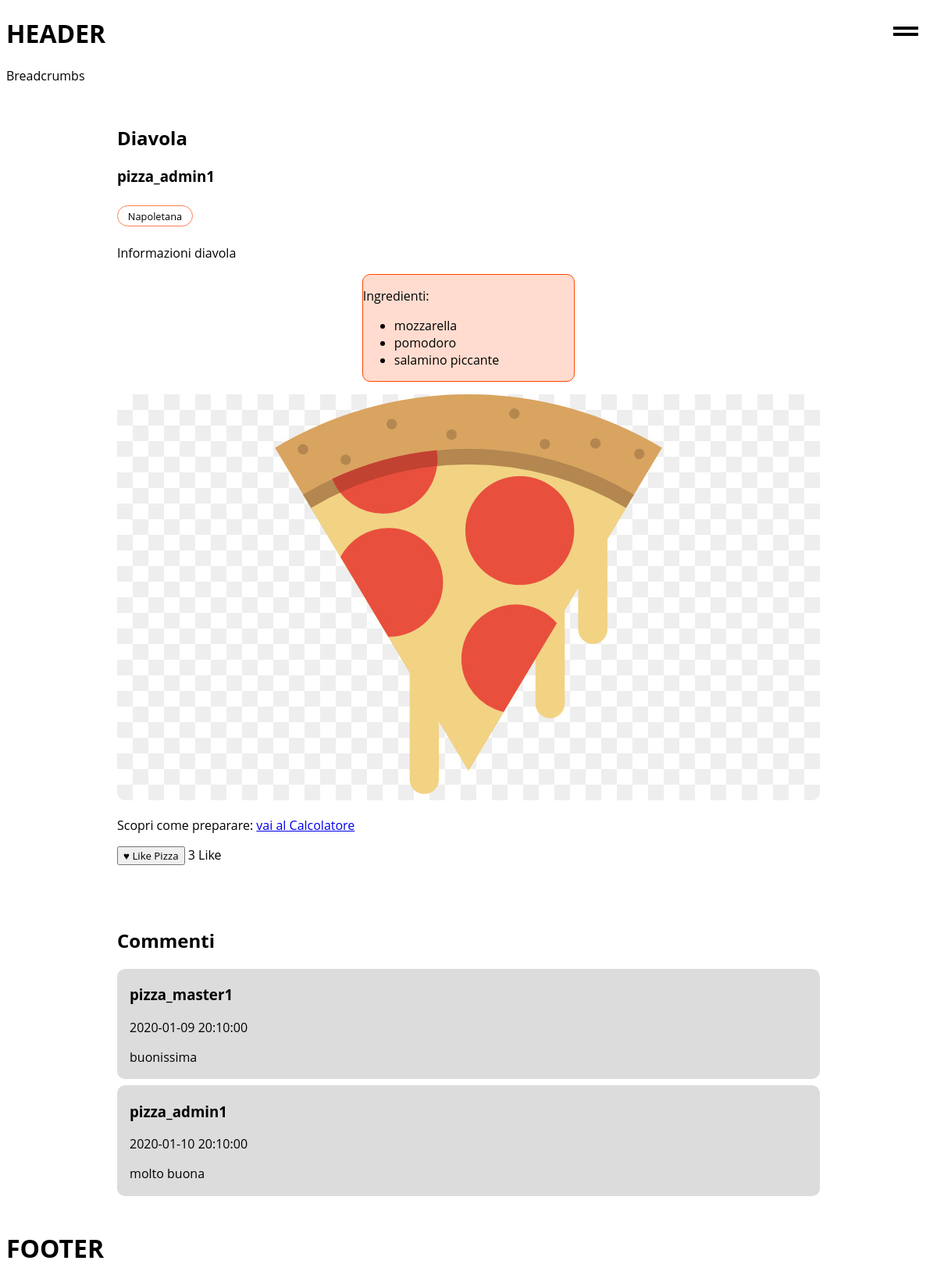
The page /pages/php/ricetta.php?id=1 on the database its author committed.
### tables this page shows
CREATE TABLE ricette (
    id INT AUTO_INCREMENT,
    nome VARCHAR(50) NOT NULL,
    vegetariana BOOLEAN DEFAULT FALSE,
    tipo VARCHAR(20) NOT NULL, 
    ingredienti TEXT NOT NULL,
    informazioni TEXT NOT NULL,
    autore INT NOT NULL,
    nome_immagine VARCHAR(255) DEFAULT "default.jpg",
    PRIMARY KEY (id),
    UNIQUE (nome),
    FOREIGN KEY (autore) REFERENCES utenti (id)
);

CREATE TABLE utenti (
    id INT AUTO_INCREMENT,
    email VARCHAR(50) NOT NULL,
    pword VARCHAR(256) NOT NULL,
    username VARCHAR(20) NOT NULL,
    is_admin BOOLEAN DEFAULT FALSE,
    PRIMARY KEY (id),
    UNIQUE (username)
);

### scripts/php/replace.php (called while the page is built)
<?php
function replace($string_input, $array_replacements) {
  foreach ($array_replacements as $key => $value) {
    $string_input = str_replace($key, $value, $string_input);
  }
  return $string_input;
}
?>

### pages/php/ricetta.php (the view, shortened to what this page needs)
<?php
require_once(__DIR__ . "/../../scripts/php/replace.php");
$ricetta_id = $_GET['id'];
$sql = "SELECT utenti.username AS autore,
               ricette.nome AS nome,
               ricette.tipo AS tipo,
               ricette.vegetariana AS vegetariana,
               ricette.informazioni AS informazioni,
               ricette.ingredienti AS ingredienti,
               ricette.nome_immagine AS immagine
        FROM ricette JOIN utenti ON ricette.autore=utenti.id
        WHERE ricette.id=\"$ricetta_id\"";
$result = $GLOBALS["db_connection"]->query($sql);
$row = $result->fetch_assoc();
$ricetta_nome = $row["nome"];
$ricetta_autore = $row["autore"];
$ricetta_tipo = $row["tipo"];
$ricetta_informazioni = $row["informazioni"];
$ricetta_immagine = $row["immagine"];
$ricetta_vegetariana = "";
$ricetta_ingredienti = "";
$ingredienti = $row["ingredienti"];
$array_ingredienti = explode(',', $ingredienti);
foreach ($array_ingredienti as $ingrediente) {
  $ingrediente = trim($ingrediente);
  $html_ingrediente = file_get_contents(__DIR__ . "/../html/components/ricetta_ingrediente.html");
  $html_ingrediente = str_replace("<placeholder_sql_ricetta_ingrediente />", $ingrediente, $html_ingrediente);
  $ricetta_ingredienti .= $html_ingrediente . "\n";
}
$sql = "SELECT COUNT(*) AS n_likes
        FROM likes JOIN ricette ON likes.ricetta=ricette.id
        WHERE ricette.id=\"$ricetta_id\"";
$result = $GLOBALS["db_connection"]->query($sql);
$row = $result->fetch_assoc();
$ricetta_likes = $row["n_likes"];
$ricetta_commenti = "";
$html_ricetta_commento_template = file_get_contents(__DIR__ . "/../html/components/ricetta_commento.html");
$sql = "SELECT commenti.contenuto AS contenuto,
               commenti.data_ora AS data_ora,
               utenti.username AS username
        FROM commenti JOIN utenti ON commenti.autore=utenti.id
        WHERE commenti.ricetta=\"$ricetta_id\"";
$result = $GLOBALS["db_connection"]->query($sql);
while ($row = $result->fetch_assoc()) {
  $replacements_commento = [
    "<placeholder_sql_ricetta_commento_username />" => $row["username"],
    "<placeholder_sql_ricetta_commento_dataora />" => $row["data_ora"],
    "<placeholder_sql_ricetta_commento_contenuto />" => $row["contenuto"]
  ];
  $html_ricetta_commento = replace($html_ricetta_commento_template, $replacements_commento);
  $ricetta_commenti .= $html_ricetta_commento . "\n";
}
$page = file_get_contents(__DIR__ . "/../html/ricetta.html");
$replacements = [
  "<placeholder_head_default_tags />" => file_get_contents(__DIR__ . "/../html/components/head_default_tags.html"),
  "<placeholder_header />" => file_get_contents(__DIR__ . "/../html/components/header.html"),
  "<placeholder_footer />" => file_get_contents(__DIR__ . "/../html/components/footer.html"),
  "<placeholder_breadcrumbs />" => file_get_contents(__DIR__ . "/../html/components/breadcrumbs.html"),
  "<placeholder_nav />" => file_get_contents(__DIR__ . "/../html/components/nav.html"),
  "<placeholder_sql_ricetta_nome />" => $ricetta_nome,
  "<placeholder_sql_ricetta_autore />" => $ricetta_autore,
  "<placeholder_sql_ricetta_tipo />" => $ricetta_tipo,
  "<placeholder_sql_ricetta_vegetariana_tag />" => $ricetta_vegetariana,
  "<placeholder_sql_ricetta_informazioni />" => $ricetta_informazioni,
  "<placeholder_sql_ricetta_ingredienti />" => $ricetta_ingredienti,
  "<placeholder_sql_ricetta_immagine />" => $ricetta_immagine,
  "<placeholder_sql_likes />" => $ricetta_likes,
  "<placeholder_sql_ricetta_commenti />" => $ricetta_commenti
];
echo replace($page, $replacements);
?>

### styles/style.css (style rules this page uses)
main { width: fit-content; max-width: 1024px; margin: auto; padding: 1em; }
.ricette-tags { padding: 0; }
.ricetta-tag-pizza { display: inline-block; list-style-type: none; padding: 0.3em 1em; margin: 0.5em 0em; border-radius: 5em; border: 1px solid coral; font-size: 0.8em; }
.ricetta-image { width: 100%; border-radius: 10px; }
.commenti { margin-top: 5em; }
.commento { background-color: rgb(220, 220, 220); border-radius: 10px; padding: 0.1em 1em; margin: 0.5em 0em; }
.ricetta-ingredienti-container { width: fit-content; margin: 1em auto; padding-right: 6em; background-color: rgb(255, 220, 207); border: 1px solid orangered; border-radius: 10px; }
* { font-family: "Open Sans", sans-serif; }
#main-navigation-toggle ~ label { cursor: pointer; position: fixed; right: 1rem; top: 1rem; z-index: 100; background-color: white; }
#main-navigation-toggle ~ label span { display: block; height: 2rem; padding: 0.5rem; position: relative; transition: transform calc(var(--td) * 3) var(--te); width: 2rem; }
#main-navigation-toggle ~ label span::before, #main-navigation-toggle ~ label span::after { background-color: #000; bottom: 0; content: ""; height: 4px; margin: auto; position: absolute; left: 0; right: 0; top: 0; width: calc(100% - 1em); transition: all 0.3s; }
#main-navigation-toggle ~ label span::before { transform: rotate(0) translateY(-100%); }
#main-navigation-toggle ~ label span::after { transform: rotate(0) translateY(100%); }

### rows shown on the page
ricette: replace($page, $replacements) "HEADER Breadcrumbs Diavola pizza_admin1 Napoletana Informazioni diavola Ingredienti: mozzarella pomodoro salamino piccante Scopri come preparare: vai al Calcolatore ♥ Like Pizza 3 Like Commenti pizza_master1 2020-01-09 20:10:00 buonissima pizza_admin1 2020-01-10 20:10:00 molto buona FOOTER", nome_immagine+informazioni+tipo (placeholder picture)
